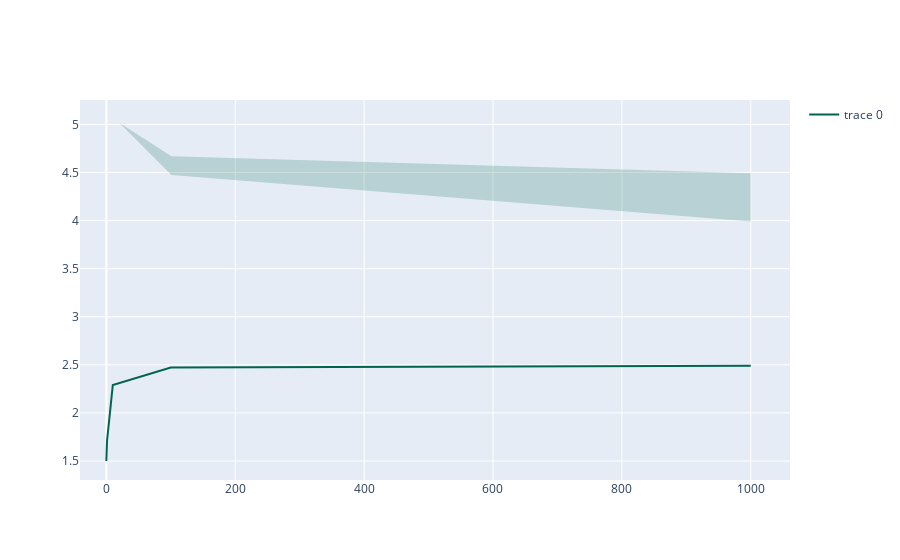

Notebook code for this chart:
### Code cell
import plotly.graph_objs as go

fig = go.Figure([
    go.Scatter(
        x=x,
        y=y_p2_t3_i2,
        line=dict(color='rgb(0,100,80)'),
        mode='lines'
    ),
    go.Scatter(
        x=x+x[::-1], # x, then x reversed
        y=y_p2_t3_i2_var+y_p2_t3_i2[::-1], # upper, then lower reversed
        fill='toself',
        fillcolor='rgba(0,100,80,0.2)',
        line=dict(color='rgba(255,255,255,0)'),
        hoverinfo="skip",
        showlegend=False
    )
])
fig

### Figure 1 — Plotly figure (JSON) as saved in the notebook; plotly's stock layout.template omitted (floating-point values rounded to 4 significant figures)
{"data": [{"line": {"color": "rgb(0,100,80)"}, "mode": "lines", "type": "scatter", "x": [0, 1, 10, 100, 1000], "y": [1.5, 1.708, 2.291, 2.473, 2.491]}, {"fill": "toself", "fillcolor": "rgba(0,100,80,0.2)", "hoverinfo": "skip", "line": {"color": "rgba(255,255,255,0)"}, "showlegend": false, "type": "scatter", "x": [1000, 101, 20, 101, 1000], "y": [3.991, 4.473, 5.018, 4.669, 4.492]}], "layout": {}}
